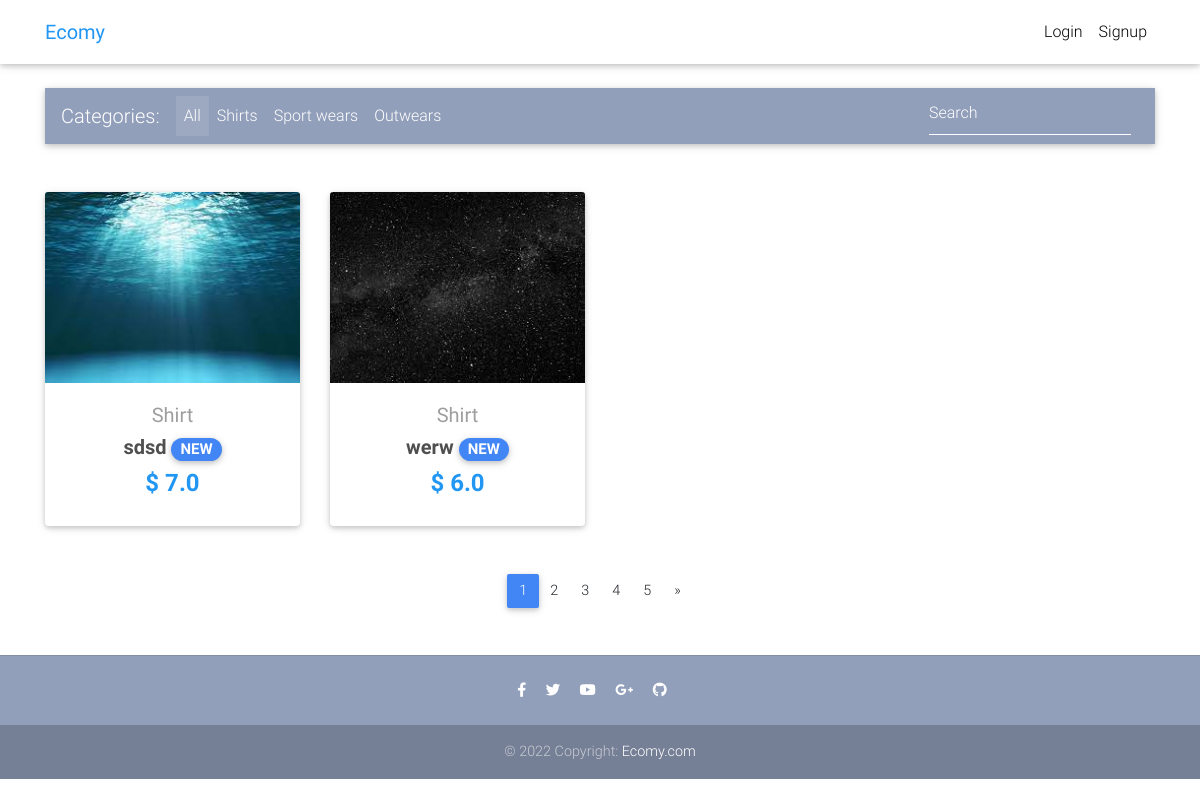
The page / on the database its author committed.
### core/models.py (models this page shows, shortened)
class Item(models.Model):
    title = models.CharField(max_length=100)
    price = models.FloatField()
    discount_price = models.FloatField(blank=True, null=True)
    category = models.CharField(choices=CATEGORY_CHOICES, max_length=2)
    label = models.CharField(choices=LABEL_CHOICES, max_length=1)
    slug = models.SlugField(default='test-product')
    decription = models.TextField(default="TEST DESCRIPTION")
    image = models.ImageField()
    def get_absolute_url(self):
        return reverse("core:product", kwargs={
            'slug': self.slug
        })

### core/views.py (the view)
# urls.py: path('', HomeView.as_view(), name='home'),
class HomeView(ListView):
    model = Item
    paginate_by=2
    template_name = "home.html"

### templates/home.html (shortened to what this page needs)
{% extends "base.html" %}
{% block content %}
  <main>
    <div class="container">
      <nav class="navbar navbar-expand-lg navbar-dark mdb-color lighten-3 mt-3 mb-5">
        <span class="navbar-brand">Categories:</span>
        <div class="collapse navbar-collapse" id="basicExampleNav">
          <ul class="navbar-nav mr-auto">
            <li class="nav-item active">
              <a class="nav-link" href="#">All
              </a>
            </li>
            <li class="nav-item">
              <a class="nav-link" href="#">Shirts</a>
            </li>
            <li class="nav-item">
              <a class="nav-link" href="#">Sport wears</a>
            </li>
            <li class="nav-item">
              <a class="nav-link" href="#">Outwears</a>
            </li>
          </ul>
          <form class="form-inline">
            <div class="md-form my-0">
              <input class="form-control mr-sm-2" type="text" placeholder="Search" aria-label="Search">
            </div>
          </form>
        </div>
      </nav>
      <section class="text-center mb-4">
        <div class="row wow fadeIn">
          {% for item in object_list %}
          <div class="col-lg-3 col-md-6 mb-4">
            <div class="card">
              <div class="view overlay">
                <img src="{{ item.image.url }}" class="card-img-top" alt="">
              </div>
              <div class="card-body text-center">
                <a href="" class="grey-text">
                  <h5>{{ item.get_category_display }}</h5>
                </a>
                <h5>
                  <strong>
                    <a href="{{ item.get_absolute_url }}" class="dark-grey-text">{{ item.title }}
                      <span class="badge badge-pill {{ item.get_label_display }}-color">NEW</span>
                    </a>
                  </strong>
                </h5>
                <h4 class="font-weight-bold blue-text">
                  <strong>$
                    {% if item.discount_price %}
                    {{ item.discount_price }}
                    {% else %}
                    {{ item.price }}
                    {% endif %}
                  </strong>
                </h4>
              </div>
            </div>
          </div>
          {% endfor %}
        </div>
      </section>
      {% if is_paginated %}
      <nav class="d-flex justify-content-center wow fadeIn">
        <ul class="pagination pg-blue">
          <li class="page-item active">
            <a class="page-link" href="?page=1">1
            </a>
          </li>
          <li class="page-item">
            <a class="page-link" href="?page=2">2</a>
          </li>
          <li class="page-item">
            <a class="page-link" href="?page=3">3</a>
          </li>
          <li class="page-item">
            <a class="page-link" href="?page=4">4</a>
          </li>
          <li class="page-item">
            <a class="page-link" href="?page=5">5</a>
          </li>
          {% if page_obj.has_next %}
          <li class="page-item">
            <a class="page-link" href="?page={{ page_obj.next_page_number }}" aria-label="Next">
              <span aria-hidden="true">&raquo;</span>
            </a>
          </li>
          {% endif %}
        </ul>
      </nav>
      {% endif %}
    </div>
  </main>
{% endblock %}

### templates/base.html (shortened to what this page needs)
{% load static %}
<!DOCTYPE html>
<html lang="en">
<head>
  <link rel="stylesheet" href="https://use.fontawesome.com/releases/v5.8.1/css/all.css">
  <link href="{% static 'css/bootstrap.min.css' %}" rel="stylesheet">
  <link href="{% static 'css/mdb.min.css' %}" rel="stylesheet">
  <link href="{% static 'css/style.min.css' %}" rel="stylesheet">
</head>
{% include "navbar.html" %}
<body>
    <div class="mt-5 pt-4">
    </div>
    {% block content %}
    {% endblock content %}
    {% include "footer.html" %}
</body>
</html>

### templates/navbar.html (shortened to what this page needs)
{% load cart_template_tags %}
<nav class="navbar fixed-top navbar-expand-lg navbar-light white scrolling-navbar">
    <div class="container">
      <a class="navbar-brand waves-effect" href="https://mdbootstrap.com/docs/jquery/" target="_blank">
        <strong class="blue-text">Ecomy</strong>
      </a>
      <div class="collapse navbar-collapse" id="navbarSupportedContent">
        <ul class="navbar-nav nav-flex-icons">
          {% if request.user.is_authenticated %}
          <li class="nav-item">
            <a href="/order_summary/" class="nav-link waves-effect">
              <span class="badge red z-depth-1 mr-1"> {{ request.user|cart_item_count }} </span>
              <i class="fas fa-shopping-cart"></i>
              <span class="clearfix d-none d-sm-inline-block"> Cart </span>
            </a>
          </li>
          <li class="nav-item">
            <a href="{% url 'account_logout' %}" class="nav-link waves-effect">
              <span class="clearfix d-none d-sm-inline-block"> Logout </span>
            </a>
          </li>
          {% else %}
          <li class="nav-item">
            <a href="{% url 'account_login' %}" class="nav-link waves-effect">
              <span class="clearfix d-none d-sm-inline-block"> Login </span>
            </a>
          </li>
          <li class="nav-item">
            <a href="{% url 'account_signup' %}" class="nav-link waves-effect">
              <span class="clearfix d-none d-sm-inline-block"> Signup </span>
            </a>
          </li>
          {% endif %}
        </ul>
      </div>
    </div>
  </nav>

### templates/footer.html
<footer class="page-footer text-center font-small mt-4 wow fadeIn">
    <hr class="my-4">
    <div class="pb-4">
      <a href="https://www.facebook.com" target="_blank">
        <i class="fab fa-facebook-f mr-3"></i>
      </a>
      <a href="https://twitter.com" target="_blank">
        <i class="fab fa-twitter mr-3"></i>
      </a>
      <a href="https://www.youtube.com" target="_blank">
        <i class="fab fa-youtube mr-3"></i>
      </a>
      <a href="https://plus.google.com" target="_blank">
        <i class="fab fa-google-plus-g mr-3"></i>
      </a>
      <a href="https://github.com" target="_blank">
        <i class="fab fa-github mr-3"></i>
      </a>
    </div>
    <div class="footer-copyright py-3">
      © 2022 Copyright:
      <a href="www.Ecomy.com"> Ecomy.com </a>
    </div>
  </footer>

### templates/base.html (style rules this page uses)
html, body, header, .carousel { height: 60vh; }

### rows shown on the page
Item: image (picture), category "Shirt", title "sdsd", discount_price "7.0"
Item: image (picture), category "Shirt", title "werw", discount_price "6.0"
